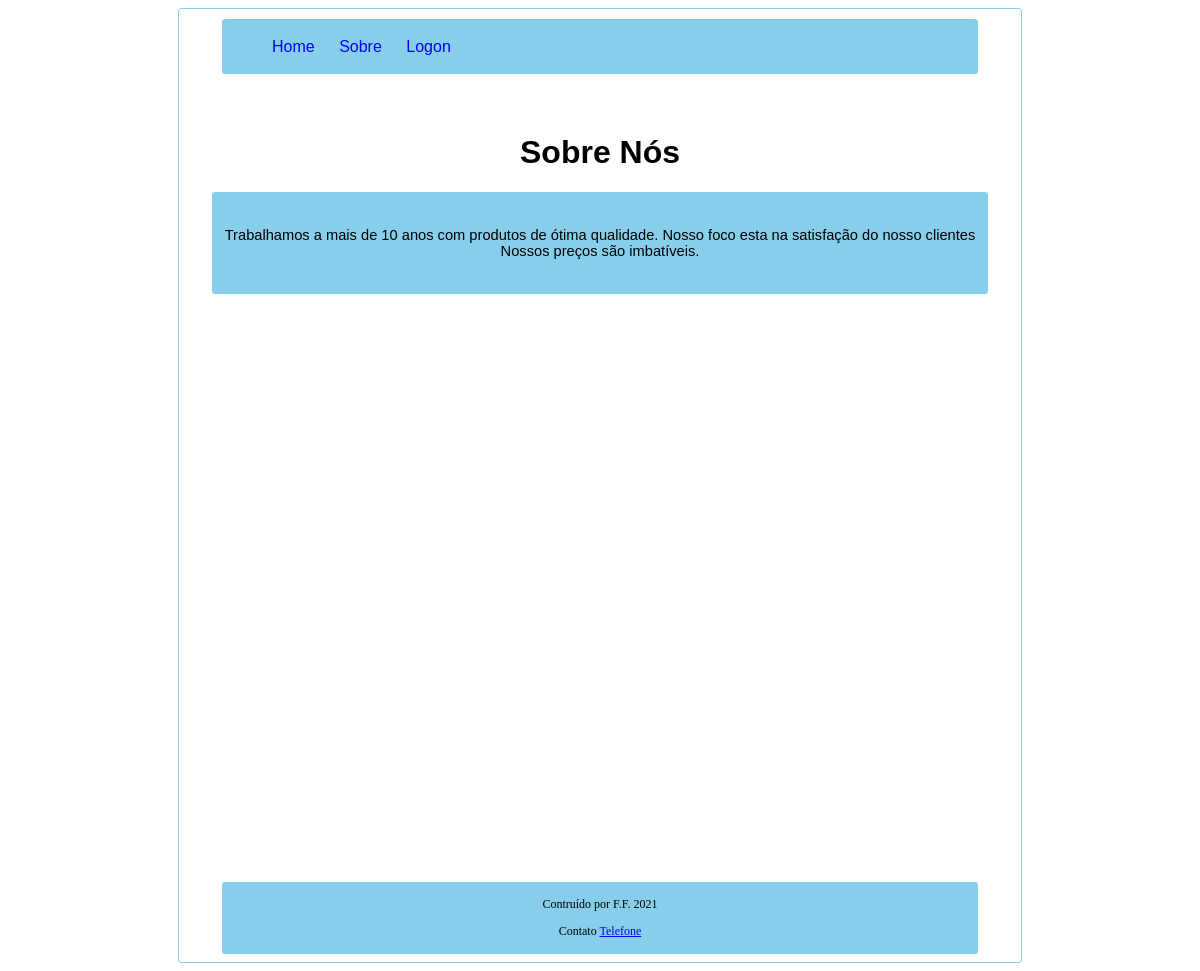
Before: /sobre/ with the older database file.
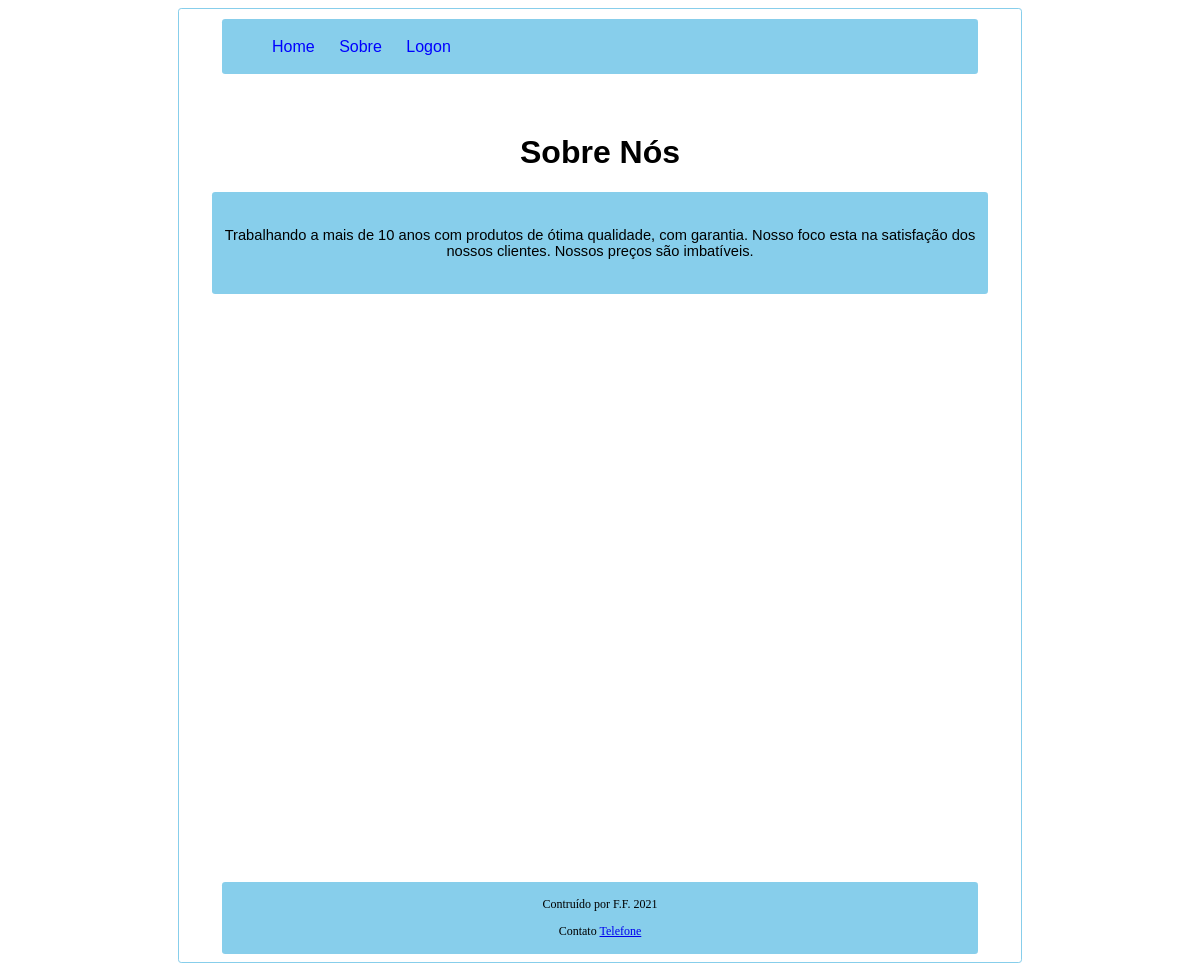
After: the same page with the newer database file.
### my_site/models.py (models this page shows, shortened)
class Sobre_Nos(models.Model):
    data = models.DateField(auto_now_add=True)
    titulo = models.CharField(max_length=20)
    texto = models.TextField(blank=False, null=False)
    class Meta:
        verbose_name_plural = "Sobre Nós"

### my_site/views.py (the view)
# urls.py: path('sobre/', sobre_nos),
def sobre_nos(request):
    sobre_nos = Sobre_Nos.objects.all()
    return render(request, 'site/sobre.html', {'sobre_nos': sobre_nos})

### my_site/templates/site/sobre.html (shortened to what this page needs)
<!DOCTYPE html>
<html lang="en">
<head>
</head>
<body>
    <header>
        <nav id=menu>
            <ul>
                <li><a href="http://127.0.0.1:8000/">Home</a></li>
                <li><a href="http://127.0.0.1:8000/sobre">Sobre</a></li>
                <li><a href="http://127.0.0.1:8000/admin">Logon</a></li>
            </ul>
        </nav>
        <h1>
            {% for sobre in sobre_nos %}
                {{sobre.titulo}}
            {% endfor %}
        </h1>
    </header>
    <main>
        <article>
            {% for sobre in sobre_nos %}
                <p>{{sobre.texto}}</p>
            {% endfor %}
        </article>
    </main>
    <footer>
        <p>Contruído por F.F. 2021</p>
        <p>Contato <a href="tel: (11) 9876-1234">Telefone</a></p>
    </footer>
</body>
</html>

Changed rows visible on the page:
changed Sobre_Nos "Sobre Nós": texto "Trabalhamos a mais de 10 anos com produtos de ótima qualidade. Nosso foco esta na satisfação do nosso clientes Nossos preços são imbatíveis." → "Trabalhando a mais de 10 anos com produtos de ótima qualidade, com garantia. Nosso foco esta na satisfação dos nossos clientes. Nossos preços são imbatíveis."
